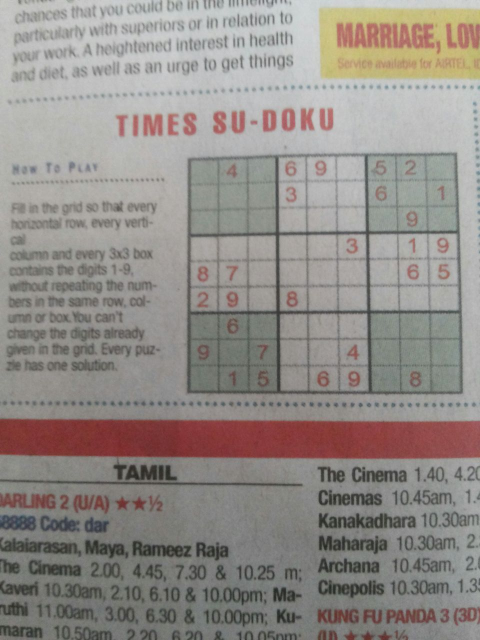
#> input picture src/main/python/images/image9.jpg, 960 x 1280 px (shown at 1/2 size); its folder holds 5 pictures in this run
$ python start_sudoku_solver.py   (older library calls are emulated)
#> lines starting #> are read from the running program, lines starting #| are printed output that depends on the picture; after the words box and inside, x2 and y2 are one past the last pixel; in counts of white or black regions, pixels touching at a corner belong together
### src/main/python/computer_vision.py
import operator
import os
import numpy as np
from matplotlib import pyplot as plt
import cv2

from neural_net.DigitRecogniser import DigitRecogniser


class ComputerVision:

	def __repr__(self):
		return "Module of image processing tasks."

	def read_image(self, path):
		return cv2.imread(path, cv2.IMREAD_GRAYSCALE)

	# [7 lines left out: function display_rects, not called in this run]

	def infer_grid(self, img):
		'''Infers 81 cell grid from a square image.'''
		squares = []
		side = img.shape[:1]
		side = side[0] / 9
		for i in range(9):
			for j in range(9):
				top_corner = (j * side, i * side)#Top left corner of a bounding box
				bottom_corrner = ((j + 1) * side, (i + 1) * side) # Bottom right corner of bounding box
				squares.append((top_corner, bottom_corrner))
		return squares

	def distance_between(self, p_1, p_2):
		dis_1 = p_2[0] - p_1[0]
		dis_2 = p_2[1] - p_1[1]
		return np.sqrt((dis_1 ** 2) + (dis_2 ** 2))


	def crop_and_warp(self, img, crop_rect):
		'''Crops and warps a rectangular section from an image into a square of similar size.'''

		top_left, top_right, bottom_right, bottom_left = crop_rect[0],\
crop_rect[1], crop_rect[2], crop_rect[3]

		src = np.array([top_left, top_right, bottom_right, bottom_left], dtype='float32')

		side = max([
			self.distance_between(bottom_right, top_right),
			self.distance_between(top_left, bottom_left),
			self.distance_between(bottom_right, bottom_left),
			self.distance_between(top_left, top_right)
		])

		dst = np.array([[0, 0], [side - 1, 0], [side - 1, side - 1], [0, side - 1]], dtype='float32')

		perspective_transformed = cv2.getPerspectiveTransform(src, dst)

		return cv2.warpPerspective(img, perspective_transformed, (int(side), int(side)))

	def find_corners_of_largest_polygon(self, img):
		'''Finds the 4 extreme corners of the largest contour in the image.'''
		_, contours, h = cv2.findContours(img.copy(),\
		cv2.RETR_EXTERNAL, cv2.CHAIN_APPROX_SIMPLE)  # Find contours
		contours = sorted(contours, key=cv2.contourArea, reverse=True)  # Sort by area, descending
		polygon = contours[0]  # Largest image

		bottom_right, _ = max(enumerate([pt[0][0] + pt[0][1] for pt in polygon])\
		, key=operator.itemgetter(1))
		top_left, _ = min(enumerate([pt[0][0] + pt[0][1] for pt in polygon]),\
		key=operator.itemgetter(1))
		bottom_left, _ = min(enumerate([pt[0][0] - pt[0][1] for pt in polygon]),\
		key=operator.itemgetter(1))
		top_right, _ = max(enumerate([pt[0][0] - pt[0][1] for pt in polygon]),\
		key=operator.itemgetter(1))


		return [polygon[top_left][0], polygon[top_right][0],\
		polygon[bottom_right][0], polygon[bottom_left][0]]

	# [11 lines left out: function display_points, not called in this run]

	def show_image(self, img, title):
		cv2.namedWindow(title, cv2.WINDOW_NORMAL)
		cv2.imshow(title, img)
		cv2.waitKey(0)
		cv2.destroyAllWindows()

	# [8 lines left out: function show_digits, not called in this run]

	def cut_from_rect(self, img, rect):
		return img[int(rect[0][1]):int(rect[1][1]), int(rect[0][0]):int(rect[1][0])]


	# [52 lines left out: functions scale_and_centre, get_max_area, get_main_feature_in_grayscale, not called in this run]

	def hide_featureless_area(self, img, x, y, mask):
		if img.item(y, x) == 64:  # Hide anything that isn't the main feature
			cv2.floodFill(img, mask, (x, y), 0)

	# [133 lines left out: functions get_bbox_of_feature, find_largest_feature, dilate_featureless_area, get_highlighted_measurements, get_highlighted_points, get_highlighted_bounding_positions and 1 more, not called in this run]

	def create_blank_image(self, width, height, grayscale=True, include_gray_channel=False):
		if grayscale:
			if include_gray_channel:
				return np.zeros((height, width, 1), np.uint8)
			else:
				return np.zeros((height, width), np.uint8)
		else:
			return np.zeros((height, width, 3), np.uint8)

	def extract_cell_raw(self, img, rect, size, include_gray_channel=False):
		cell = self.cut_from_rect(img, rect)
		cell = cv2.resize(cell, (size, size))
		if include_gray_channel:
			cell = cell.reshape((size, size, 1))
		#self.show_image(cell,"cropped cell")
		return cell

	# [48 lines left out: function extract_digit, not called in this run]

	def get_digits(self, img, squares, size, display_image, show=False, include_blanks=False, raw=False):

		if display_image: self.show_image(img,"cropped")
		blank = self.create_blank_image(size, size, include_gray_channel = False)

		digits = []

		for i, rect in enumerate(squares):
			digit = self.extract_cell_raw(img, rect, size, include_gray_channel=False)

			if digit is not None:
				digits.append(digit)

			elif include_blanks:
				digits.append(blank)
			#self.show_image(digit, "Digits")
		return np.array(digits)


	def pre_process_image(self, img, skip_dilate=False):

		proc = cv2.GaussianBlur(img.copy(), (9, 9), 0)

		proc = cv2.adaptiveThreshold(proc, 255,\
		cv2.ADAPTIVE_THRESH_GAUSSIAN_C, cv2.THRESH_BINARY, 11, 2)

		proc = cv2.bitwise_not(proc, proc)
		if not skip_dilate:
			kernel = np.array([[0., 1., 0.], [1., 1., 1.], [0., 1., 0.]])
			kernel = kernel.astype('uint8')
			proc = cv2.dilate(proc, kernel)
		return proc

	def get_extracted_digits(self, original, show_image=True):
		processed = self.pre_process_image(original)
		corners = self.find_corners_of_largest_polygon(processed)

		cropped_board = self.crop_and_warp(original, corners)
		squares = self.infer_grid(cropped_board)
		#self.show_image(cropped_board,"cropped_board")
		digits = self.get_digits(cropped_board, squares, 28, show_image)

		model_path = os.path.join(os.path.dirname(__file__), 'best-model', 'model.ckpt')
		digit_recogniser = DigitRecogniser(model_path)
		board_int = [0] * 81
		board_int = digit_recogniser.predict_digit(digits)
		#print("Extracted Digits", board_int, "\n\n")

		if show_image: self.show_digits(digits)

		return board_int, cropped_board

	# [21 lines left out: function draw_numbers, not called in this run]

### src/main/python/neural_net/DigitRecogniser.py
import tensorflow as tf
import numpy as np

from neural_net.NeuralNetwork import NeuralNetwork

class DigitRecogniser:
	def __init__(self, model):
		"""
		Loads the saved model and uses that to predict digits based on input images.

		Args:
			model (str): Path to checkpoint file for the neural network for digit recognition.
		"""
		self.model = model

	def prepare_images(self, test_images, normalise=True, flatten=True):
		if normalise:
			test_images = [img / 255 for img in test_images]

		if flatten:
			test_images = [img.flatten() for img in test_images]

		# Convert to a Numpy array if necessary
		if type(test_images) == list:
			test_images = np.array(test_images)

		return test_images

	def predict_digit(self, test_images, normalise=True, flatten=True, weights=False, threshold=0):
		"""
		Predicts digits from an `np.array` of test_images.

		Args:
			test_images (np.array): Array of test images to predict on. Expects 28x28 size.
			normalise (bool): Normalises the pixel values between 0 and 1.
			flatten (bool): Flattens each image so they are of shape (784) instead of (28, 28)
			weights (bool): Returns the probability weights calculated by the model for each digit.
			threshold (int|float): Minimum weight that should be given to a guess to allow it to be selected.
				Note that this value is not normalised and will be specific to the neural net being used. If the threshold
				is not met, 0 will be used instead of the guessed number.

		Returns:
			np.array: One-dimensional array of predictions for each image provided.
		"""
		test_images = self.prepare_images(test_images, normalise, flatten)
		tf.reset_default_graph()
		nn = NeuralNetwork()
		x, y, y_conv, keep_prob = nn.digit_nn_vars()
		with tf.Session() as sess:
			saver = tf.train.Saver()
			saver.restore(sess, self.model)

			if threshold != 0:
				# Weighted likelihood of each image guess
				weights = y_conv.eval(feed_dict={x: test_images, keep_prob: 1.0}, session=sess)
				guesses = np.argmax(weights, 1)  # Guesses for the digits

				# Checks if the guesses are above the threshold weight
				out = []
				for i, guess in enumerate(guesses):
					if weights[i][guess] > threshold:
						out.append(guess)
					else:
						out.append(0)
				out = np.array(out)
			elif weights is True:
				return y_conv.eval(feed_dict={x: test_images, keep_prob: 1.0}, session=sess)
			else:
				prediction = tf.argmax(y_conv, 1)
				out = prediction.eval(feed_dict={x: test_images, keep_prob: 1.0}, session=sess)
		return out

### src/main/python/sudoku_snap.py
import solve_sudoku
import computer_vision

class SudokuSnap:

	def __init__(self, path):
		if path is not None:
			self.snap_path = path

	def get_solution(self):
		vision = computer_vision.ComputerVision()
		original = vision.read_image(self.snap_path)
		vision.show_image(original, "original")

		extracted_digits, cropped_board = vision.get_extracted_digits(original)

		SOLVE_SUDOKU = solve_sudoku.SolveSudoku()
		sudoku_solution = SOLVE_SUDOKU.solve_puzzle(extracted_digits)
		SOLVE_SUDOKU.display_grid(sudoku_solution, True)

		board_with_answer = vision.draw_numbers(cropped_board, sudoku_solution, extracted_digits)
		vision.show_image(board_with_answer, "Drawn_Numbers")

### src/main/python/neural_net/NeuralNetwork.py
"""
Neural network for learning to recognise 28x28 pixel digits.
Based heavily on TensorFlow's Deep MNIST tutorial: https://www.tensorflow.org/get_started/mnist/pros
"""

import os
import numpy as np
import tensorflow as tf

class NeuralNetwork:
	# [15 lines left out: functions weight_variable, bias_variable, not called in this run]


	def conv2d(self, x, w):
		"""Standard 2D convolutional operation with a stride of 1 and padded with 0s to be the same size as the input."""
		return tf.nn.conv2d(x, w, strides=[1, 1, 1, 1], padding='SAME')


	def max_pool_2x2(self, x):
		"""Standard pooling function over 2x2 blocks."""
		return tf.nn.max_pool(x, ksize=[1, 2, 2, 1], strides=[1, 2, 2, 1], padding='SAME')


	# [189 lines left out: functions deep_nn, test_accuracy, train, predict_digit, not called in this run]


	def digit_nn_vars(self):
		"""Initalises variables for the digit Neural Network."""
		# Define variables and shapes
		# x -> 784 is because we're modelling a 28x28 pixel image as a single array
		# y -> 10 as we have 10 classifications, 0 to 9
		# None represents the batch size which can be any
		x = tf.placeholder(tf.float32, shape=[None, 784])
		y_label = tf.placeholder(tf.float32, shape=[None, 10])

		y, keep_prob = self.deep_nn(x)

		# x: Placeholder tensor of shape [N, 784] for the input data.
		# y: Tensor of shape [N, 10] of predicted classification probabilities for the digits (see `deep_nn`).
		# y_: Placeholder tensor of shape [N, 10] for the original classifications of the digits.
		# keep_prob:  Probability to use during dropout (see `deep_nn`).
		return x, y_label, y, keep_prob

### src/main/python/start_sudoku_solver.py
import sys
import os
import sudoku_snap

def main():
	path = os.path.join('images','image9.jpg')
	if len(sys.argv) > 1 and sys.argv[1] is not None: path = sys.argv[1]
	example = sudoku_snap.SudokuSnap(path)
	example.get_solution()
#> in read_image, `return cv2.imread(path, cv2.IMREAD_GRAYSCALE)`:
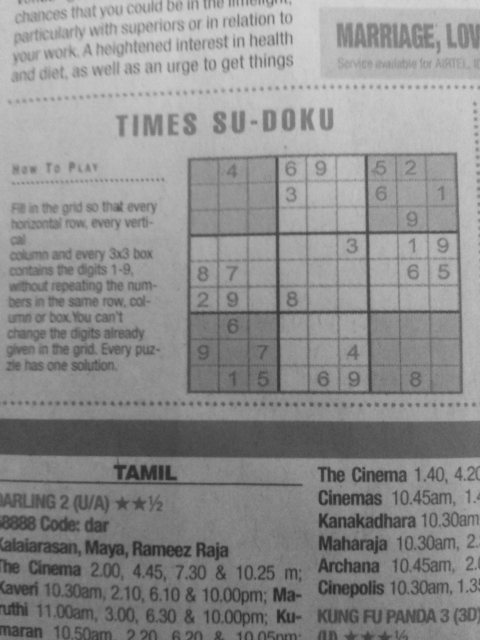
#> returned value: shape (1280, 960) (shown at 1/2 size); min 32, max 214, mean 142.1
#> in pre_process_image, `proc = cv2.adaptiveThreshold(proc, 255,\ cv2.ADAPTIVE_THRESH_GAUSSIAN_..`:
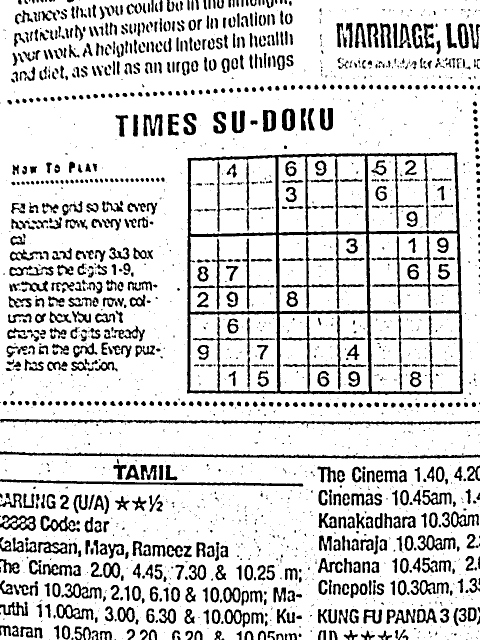
#> proc: shape (1280, 960) (shown at 1/2 size); 83.3% white; 2165 black regions (1181 under 20 px), largest, box (x1, y1, x2, y2) and area: (374, 305, 926, 790) 31495, (0, 902, 960, 917) 4686, (0, 838, 960, 853) 4651
#> in pre_process_image, `proc = cv2.dilate(proc, kernel)`:
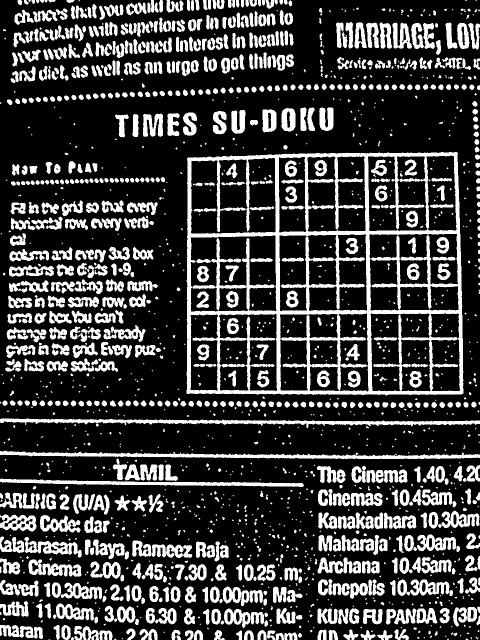
#> proc: shape (1280, 960) (shown at 1/2 size); 24.6% white; 1692 white regions (790 under 20 px)
#> in find_corners_of_largest_polygon, `_, contours, h = cv2.findContours(img.copy(),\ cv2.RETR_EXTERNAL, cv2...`: contours = 1464 contours, 736 with area under 20; largest, box (x1, y1, x2, y2) and area: (373, 304, 927, 791) 262130, (0, 837, 960, 856) 5720, (0, 901, 960, 918) 5700, (0, 957, 608, 974) 3552, (49, 1074, 164, 1115) 2056; h = 1464 rows, first 6: [1, -1, -1, -1], [2, 0, -1, -1], [3, 1, -1, -1], [4, 2, -1, -1], [5, 3, -1, -1], [6, 4, -1, -1]
#> in find_corners_of_largest_polygon, `polygon = contours[0]`: polygon = contour of 507 points, box (x1, y1, x2, y2) (373, 304, 927, 791), area 262130
#> in find_corners_of_largest_polygon, `bottom_right, _ = max(enumerate([pt[0][0] + pt[0][1] for pt in polygon..`: bottom_right = 418
#> in find_corners_of_largest_polygon, `top_left, _ = min(enumerate([pt[0][0] + pt[0][1] for pt in polygon]),\..`: top_left = 156
#> in find_corners_of_largest_polygon, `bottom_left, _ = min(enumerate([pt[0][0] - pt[0][1] for pt in polygon]..`: bottom_left = 259
#> in find_corners_of_largest_polygon, `top_right, _ = max(enumerate([pt[0][0] - pt[0][1] for pt in polygon]),..`: top_right = 497
#> in get_extracted_digits, `corners = self.find_corners_of_largest_polygon(processed)`: corners = [[376, 315], [915, 306], [925, 787], [373, 786]]
#> in crop_and_warp, `top_left, top_right, bottom_right, bottom_left = crop_rect[0],\ crop_r..`: top_left = [376, 315]; top_right = [915, 306]; bottom_right = [925, 787]; bottom_left = [373, 786]
#> in crop_and_warp, `src = np.array([top_left, top_right, bottom_right, bottom_left], dtype..`: src = [[376, 315], [915, 306], [925, 787], [373, 786]]
#> in distance_between, `dis_1 = p_2[0] - p_1[0]`: dis_1 = -10
#> in distance_between, `dis_2 = p_2[1] - p_1[1]`: dis_2 = -481
#> in crop_and_warp, `side = max([ self.distance_between(bottom_right, top_right), self.dist..`: side = 552
#> in crop_and_warp, `dst = np.array([[0, 0], [side - 1, 0], [side - 1, side - 1], [0, side ..`: dst = [[0, 0], [551, 0], [551, 551], [0, 551]]
#> in crop_and_warp, `perspective_transformed = cv2.getPerspectiveTransform(src, dst)`: perspective_transformed = [[1.08, 0.00686, -407.3], [0.0206, 1.24, -397.1], [4.14e-05, 5.22e-05, 1]]
#> in crop_and_warp, `return cv2.warpPerspective(img, perspective_transformed, (int(side), i..`:
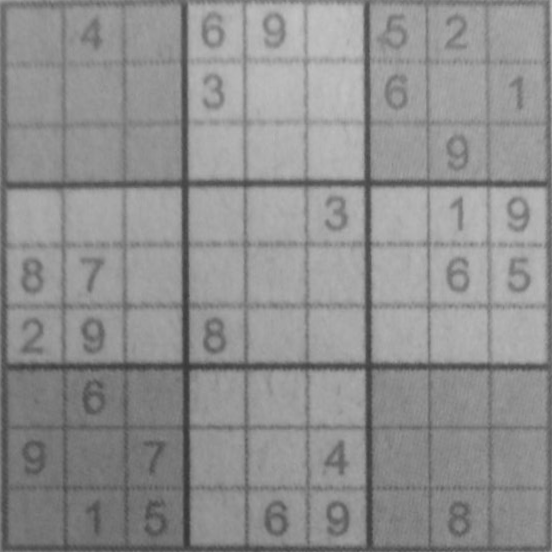
#> returned value: shape (552, 552); min 53, max 195, mean 143.2
#> in get_extracted_digits, `squares = self.infer_grid(cropped_board)`: squares = 81 items
#> the loop in get_digits, `for i, rect in enumerate(squares):` made 81 passes
#> rect on passes 1 to 12: ((0, 0), (61.33, 61.33)), ((61.33, 0), (122.7, 61.33)), ((122.7, 0), (184, 61.33)), ((184, 0), (245.3, 61.33)), ((245.3, 0), (306.7, 61.33)), ((306.7, 0), (368, 61.33)), ((368, 0), (429.3, 61.33)), ((429.3, 0), (490.7, 61.33)), ((490.7, 0), (552, 61.33)), ((0, 61.33), (61.33, 122.7)), ((61.33, 61.33), (122.7, 122.7)), ((122.7, 61.33), (184, 122.7))
#> pass 1, in extract_cell_raw, `cell = self.cut_from_rect(img, rect)`:
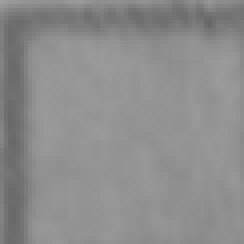
#> cell: shape (61, 61) (shown 4 times larger); min 102, max 159, mean 140.6
#> pass 2, in extract_cell_raw (call 2), `cell = self.cut_from_rect(img, rect)`:
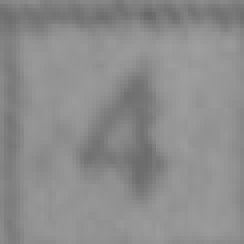
#> cell: shape (61, 61) (shown 4 times larger); min 104, max 159, mean 140.4
#> in prepare_images, `test_images = np.array(test_images)`:
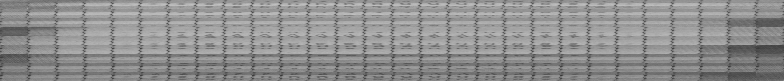
#> test_images: shape (81, 784) float64; min 0.216, max 0.761, mean 0.561
#> (the call stopped at in digit_nn_vars, `x = tf.placeholder(tf.float32, shape=[None, 784])`: tensorflow is not available in this run)

if __name__ == "__main__":
	main()
